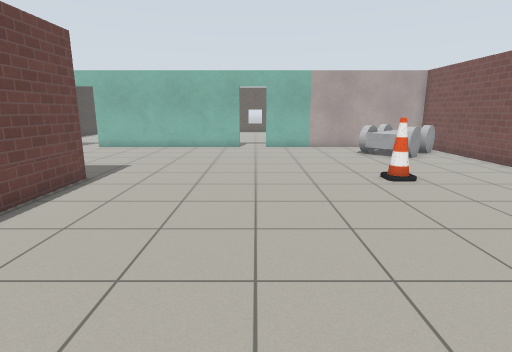
[1] (above)

23 first-person views from a walk through a robot-simulator world made for Gazebo. The camera is 1.2 m above the floor, tilts 12° down and sees 80° across. The floor is counted in squares, 0.5 m on a side. Each view is taken from the middle of a square. On the plan, view 1 faces up. The plan holds only what a view shows up to about 18 squares ahead; the rest is blank. The robots in the file are not drawn. Simple patterns stand in for the simulator's built-in surfaces.

[2]
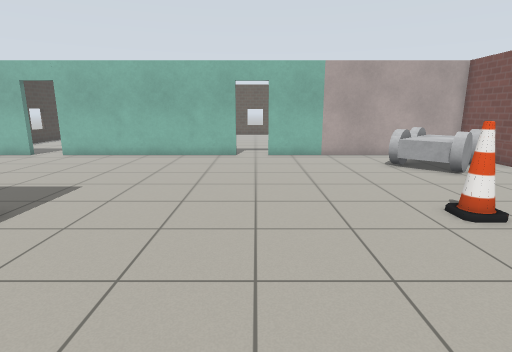

[3]
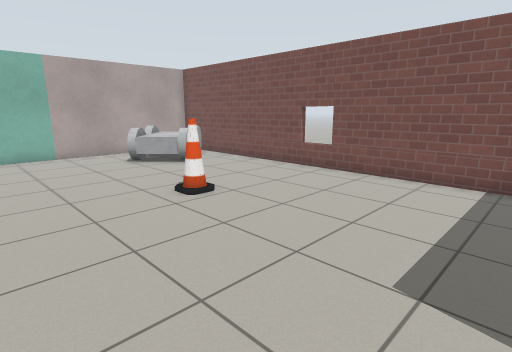

[4]
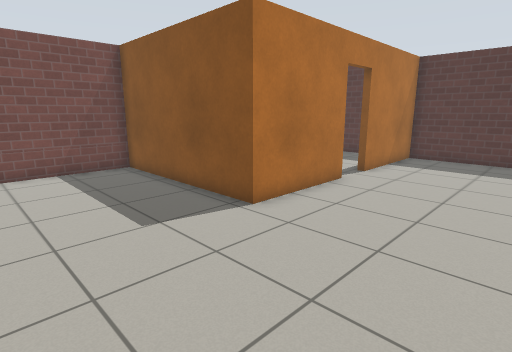

[5]
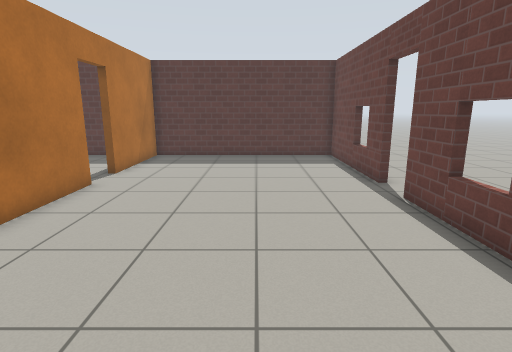

[6]
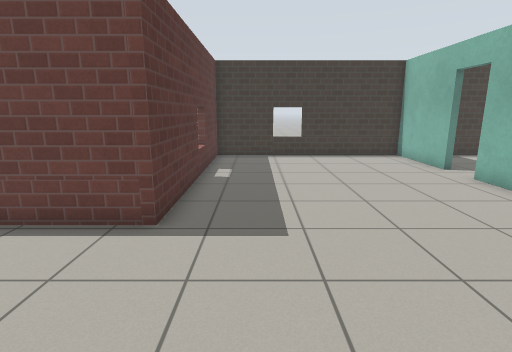

[7]
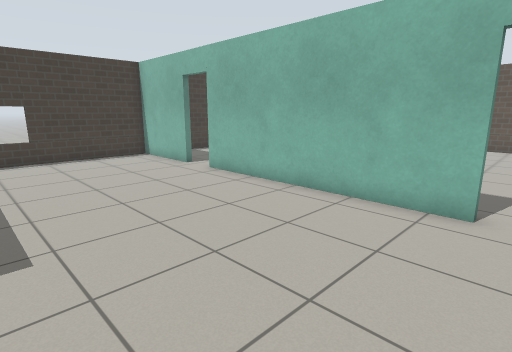

[8]
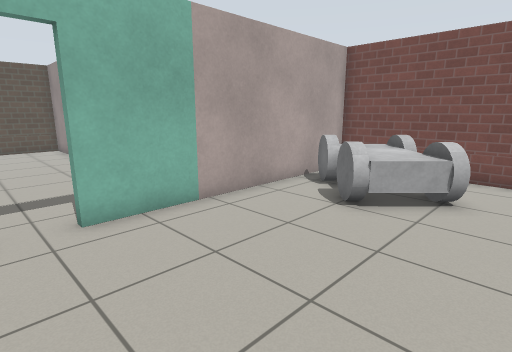

[9]
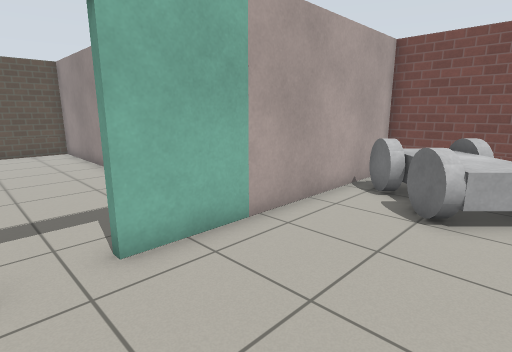

[10]
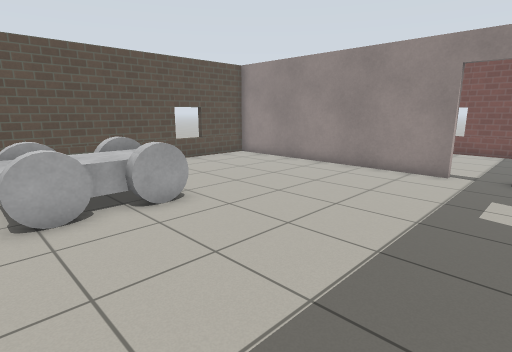

[11]
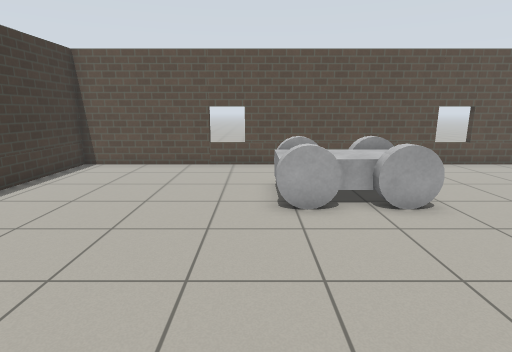

[12]
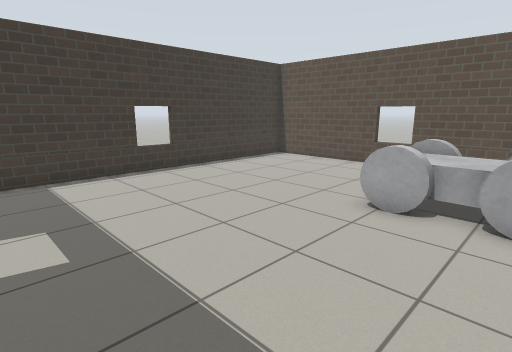

[13]
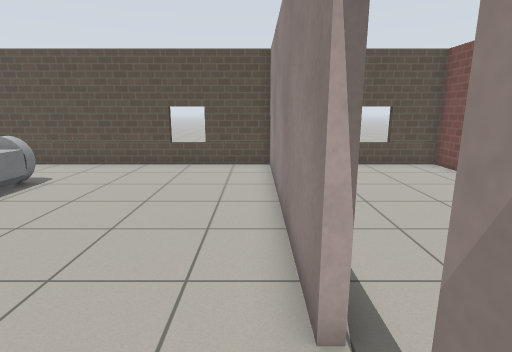

[14]
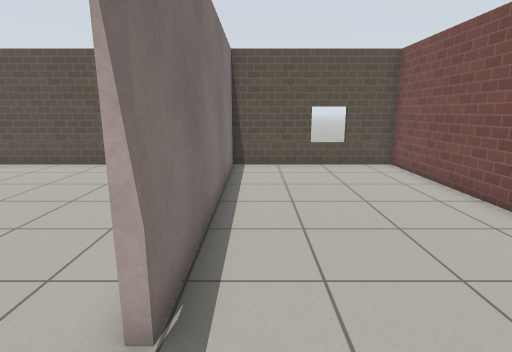

[15]
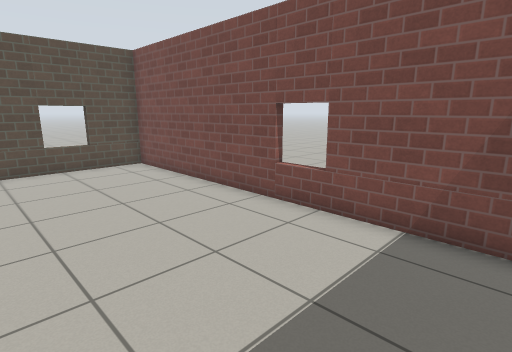

[16]
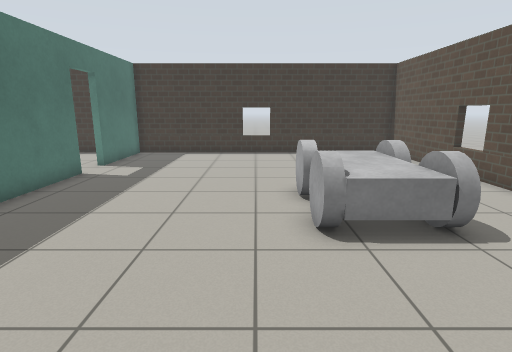

[17]
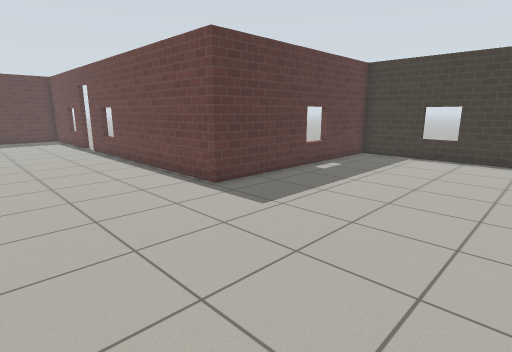

[18]
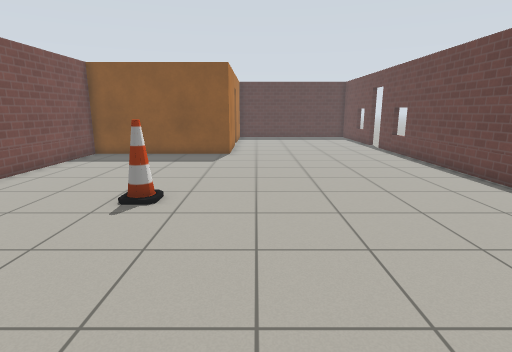

[19]
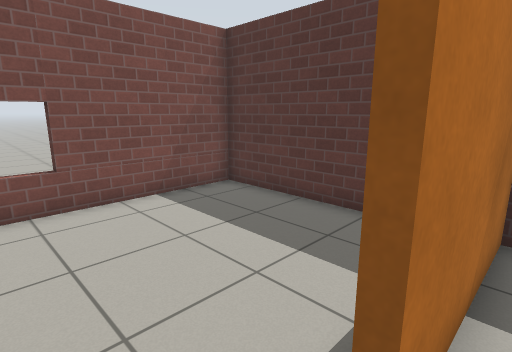

[20]
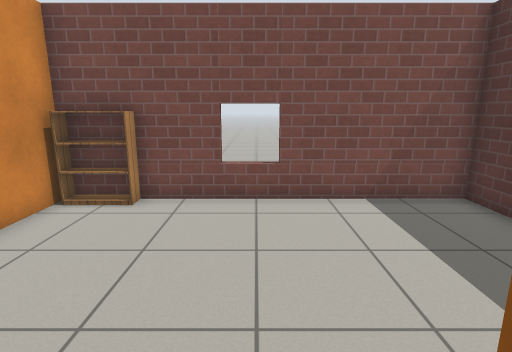

[21]
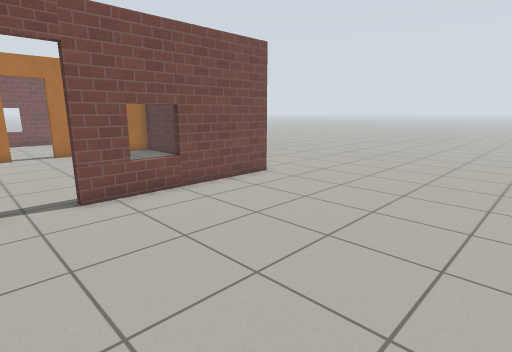

[22]
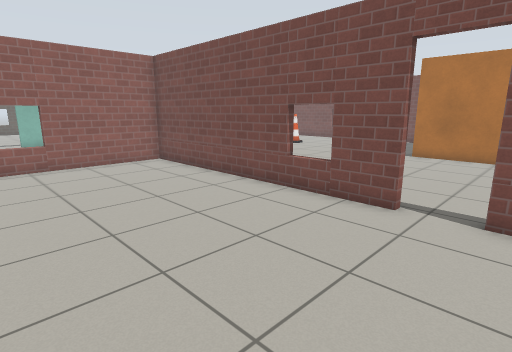

[23]
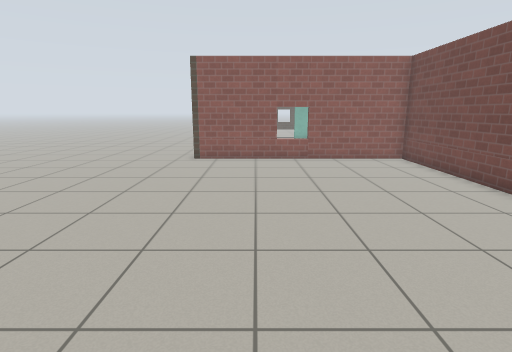

### Floor plan
Ten units are one square. View 1 is at (0, 0); x grows to the right and y downward. Boxes are objects, and circles mark ways between rooms. Rooms are numbered by the first view taken in them; rooms with no view inside come last. Other rooms are left out.
<svg viewBox="-178 -363 298 470">
<path fill="none" stroke="#000" d="M-11 -209 -109 -209M35 30 35 -16 112 -16 112 -209 7 -209M-62 31 -62 98 35 98 35 47M-125 -209 -169 -209 -169 -109 -62 -109 -62 14M-108 -212 -68 -212M35 -246 35 -358 -169 -358 -169 -212 -125 -212M112 -222 112 -358 39 -358 39 -246M-65 14 -65 -106 -173 -106M-65 102 -65 31M105 -13 89 -13M61 98 112 98 112 5"/>
<rect x="45" y="-115" width="10" height="10" fill="#bbb"><title>cone</title></rect>
<rect x="55" y="-205" width="50" height="50" fill="#bbb"><title>other object</title></rect>
<rect x="-85" y="-325" width="50" height="40" fill="#bbb"><title>other object</title></rect>
<rect x="105" y="-15" width="10" height="20" fill="#bbb"><title>bookshelf</title></rect>
<circle cx="-115" cy="-210" r="3" fill="#2a7"/>
<circle cx="-5" cy="-210" r="3" fill="#2a7"/>
<circle cx="-60" cy="25" r="3" fill="#2a7"/>
<circle cx="40" cy="35" r="3" fill="#2a7"/>
<circle cx="40" cy="-235" r="3" fill="#2a7"/>
<text x="-10" y="-90">1</text>
<text x="-70" y="-290">2</text>
<text x="70" y="-290">3</text>
<text x="-70" y="-40">4</text>
<text x="80" y="40">5</text>
</svg>
Room 1 opens to room 2. Room 1 opens to room 4. Room 1 opens to room 5. Room 2 opens to room 3.

Where each view was taken, in squares from view 1:
view 1: 0 up, 0 right, facing up
view 2: 4 up, 0 right, facing up
view 3: 3 up, 0 right, facing up-right
view 4: 7 up, 2 left, facing down-right
view 5: 7 up, 2 left, facing down
view 6: 13 up, 0 right, facing left
view 7: 13 up, 0 right, facing up-left
view 8: 14 up, 1 left, facing up-right
view 9: 16 up, 1 left, facing up-right
view 10: 22 up, 9 left, facing up-right
view 11: 22 up, 9 left, facing up
view 12: 22 up, 5 left, facing up-left
view 13: 22 up, 3 right, facing up
view 14: 22 up, 5 right, facing up
view 15: 22 up, 5 right, facing up-right
view 16: 28 up, 1 right, facing left
view 17: 19 up, 0 right, facing down-left
view 18: 19 up, 2 right, facing down
view 19: 3 down, 3 right, facing down-right
view 20: 4 down, 3 right, facing right
view 21: 1 down, 15 left, facing down-right
view 22: 4 down, 14 left, facing up-right
view 23: 5 down, 14 left, facing up
